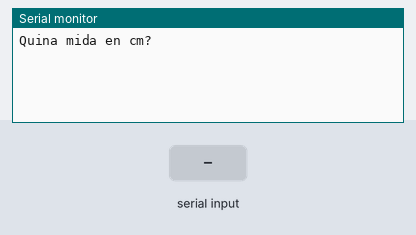
Recording of a sketch running on a simulated Arduino Uno, built with avr-gcc and run on an emulated ATmega328P. On the bench: the last lines printed to the serial monitor. Inputs (shaded band) come from the test bench.

Above: at 1.2 s.
1.3 s: "90,45\n" received over Serial
At 1.37 s:
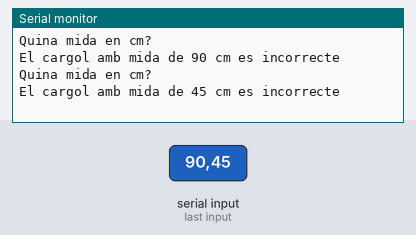
2.8 s: "5\n" received over Serial
At 3.9 s:
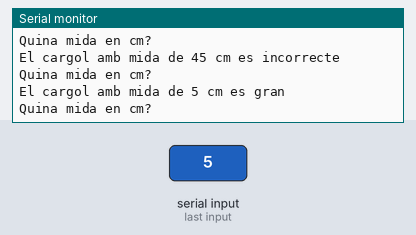

Measured:
- after the input at 1.3 s, the serial monitor: prints a new line at once (image 1)
- after the input at 2.8 s, the serial monitor: prints a new line at once (image 2)

The sketch:

Exercici_5.ino
```cpp
 /*************************************************************************
 **                                                                      **
 **                 Descripció programa                                  **
 **                                                                      **
 *************************************************************************/

 //******  Includes  ******************************************************


 //******  Variables  *****************************************************

int cm;

 //*******  Setup  ********************************************************
  void setup()
 {
  Serial.begin(9600);
  Serial.println("Quina mida en cm?");
 }
 //******  Loop  **********************************************************
 void loop ()
 {
    while (Serial.available() > 0) {
    cm = Serial.parseInt();
    Serial.print("El cargol amb mida de ");
    Serial.print(cm);
    Serial.print(" cm es ");

    if (cm < 3 && cm > 0)
      {
      Serial.print("petit");
      }

    else if (cm < 5 && cm > 2)
      {
      Serial.print("mitja");
      }

    else if (cm < 8 && cm > 4)
      {
      Serial.print("gran");
      }

    else if (cm < 11 && cm > 7)
      {
      Serial.print("molt gran");
      }

    else
      {
      Serial.print("incorrecte");
      }

    Serial.read() == '\n';
    Serial.println("");
    Serial.println("Quina mida en cm?");
  }
 }
```
